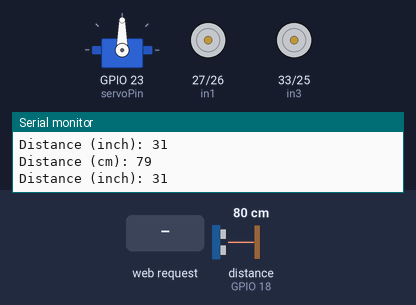
This sketch was run on a simulated ESP32. On the bench: servo, motor-driver pin pairs drawn as motors (green arrow = first pin HIGH = forward, orange = second pin HIGH = backward, longer = more drive), the last lines printed to the serial monitor. Wiring (inferred from the names in the program): ultrasonic range finder: trigger GPIO 5; echo GPIO 18. The test bench sets the inputs (shaded band); at power-on: distance to the obstacle (sensor on GPIO 18) 80 cm. The echo pulse lasts 58.3 µs per cm; WiFi joins after 1.5 s; servers stay silent unless stated.

Above: at 3.2 s.
3.3 s: HTTP request GET /servo_90 received
6.3 s: HTTP request GET /forward received
At 6.9 s:
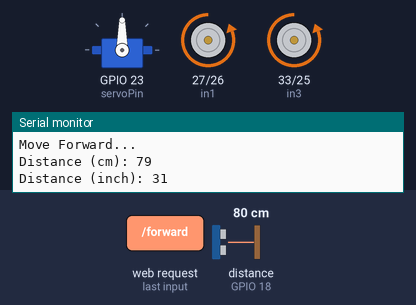
7.9 s: HTTP request GET /servo_0 received
10.9 s: HTTP request GET /backward received
At 12.5 s:
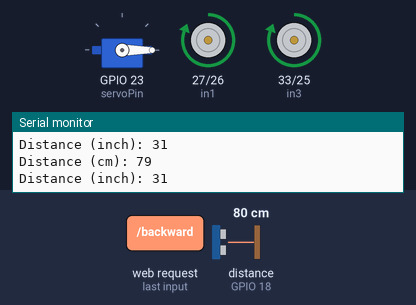
12.8 s: HTTP request GET /left received
At 14.0 s:
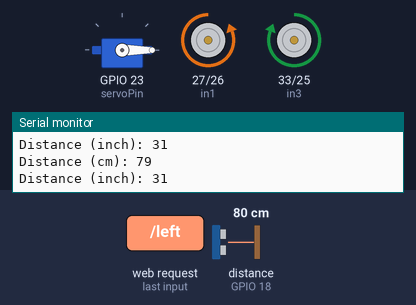
14.3 s: HTTP request GET /right received
At 14.8 s:
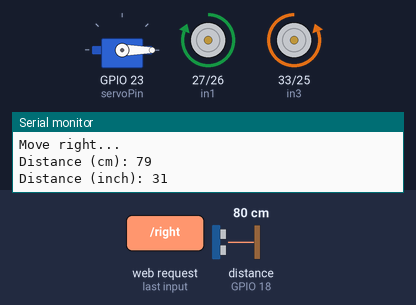
Timing chart, 0 to 16.8 s (numbered marks = the images above; inputs shaded):
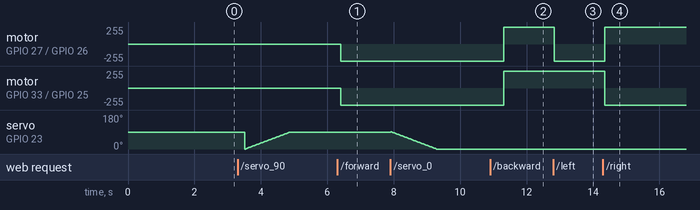

Measured:
- after the input at 6.3 s, motor on GPIO 27 (in1) / GPIO 26 (in2), motor on GPIO 33 (in3) / GPIO 25 (in4): stopped → backward 255/255 after 0.10 s
- after the input at 10.9 s, motor on GPIO 27 (in1) / GPIO 26 (in2), motor on GPIO 33 (in3) / GPIO 25 (in4): backward 255/255 → forward 255/255 after 0.42 s
- after the input at 12.8 s, motor on GPIO 27 (in1) / GPIO 26 (in2): forward 255/255 → backward 255/255 at once
- after the input at 14.3 s, motor on GPIO 27 (in1) / GPIO 26 (in2): backward 255/255 → forward 255/255 after 0.05 s; motor on GPIO 33 (in3) / GPIO 25 (in4): forward 255/255 → backward 255/255 after 0.05 s

The sketch:

ESP32_RcCar_with_ultrasonic_and_servo_control.ino
```cpp
#include <WiFi.h>
#include <WebServer.h>
#include <Wire.h>


#include <ESP32_Servo.h>

Servo myservo;  // create servo object to control a servo
// 16 servo objects can be created on the ESP32

int pos = 0;    // variable to store the servo position
// Recommended PWM GPIO pins on the ESP32 include 2,4,12-19,21-23,25-27,32-33
int servoPin = 23;


#define in1 27
#define in2 26
#define in3 33
#define in4 25


const int trigPin = 5;
const int echoPin = 18;

//define sound speed in cm/uS
#define SOUND_SPEED 0.034
#define CM_TO_INCH 0.393701

long duration;
int distanceCm;
int distanceInch;

int servo_0 = 0;
int servo_90 = 0;
int servo_180 = 0;
int Left = 0;
int Right = 0;
int Stop = 0;
int forward = 0;
int backwward = 0;


// WiFi settings
#define WIFI_MODE           1                     // 1 = AP mode, 2 = STA mode
#define SSID_AP             "Plant Leaf Detection"    // for AP mode
#define PASSWORD_AP         "12345678"            // for AP mode
#define SSID_STA            "Wifi Router Name"      // for STA mode
#define PASSWORD_STA        "Password"  // for STA mode

IPAddress local_ip(192, 168, 1, 1); //IP for AP mode
IPAddress gateway(192, 168, 1, 1); //IP for AP mode
IPAddress subnet(255, 255, 255, 0); //IP for AP mode
WebServer server(80);
int robot_mode = 0; // Robot Drive Mode initially 0 (Stop)

// initialize
void setup() {
  Serial.begin(115200);
  Serial.println("Plant Lead Detection");
  Wire.begin();
  pinMode(trigPin, OUTPUT); // Sets the trigPin as an Output
  pinMode(echoPin, INPUT); // Sets the echoPin as an Input
  pinMode(in1, OUTPUT);
  pinMode(in2, OUTPUT);
  pinMode(in3, OUTPUT);
  pinMode(in4, OUTPUT);

  myservo.attach(servoPin);


  robot_control(); // Stop Robot


  if (WIFI_MODE == 1) { // AP mode
    WiFi.softAP(SSID_AP, PASSWORD_AP);
    WiFi.softAPConfig(local_ip, gateway, subnet);
  } else { // STA mode
    WiFi.begin(SSID_STA, PASSWORD_STA);
    Serial.print("Connecting to WiFi...");
    while (WiFi.status() != WL_CONNECTED) {
      delay(100);
      Serial.print(".");
    }
    Serial.println("");
    Serial.print("Connected! IP: ");
    Serial.println(WiFi.localIP()); //the IP is needed for connection in STA mode
  }

  delay(2000);

  // setup web server to handle specific HTTP requests
  server.on("/", HTTP_GET, handle_OnConnect);
  server.on("/servo_0", HTTP_GET, handle_servo_0);
  server.on("/servo_90", HTTP_GET, handle_servo_90);
  server.on("/servo_180", HTTP_GET, handle_servo_180);

  server.on("/forward", HTTP_GET, handle_forward);
  server.on("/backward", HTTP_GET, handle_backward);
  server.on("/left", HTTP_GET, handle_left);
  server.on("/right", HTTP_GET, handle_right);
  server.on("/stop", HTTP_GET, handle_stop);
  server.onNotFound(handle_NotFound);

  //start server
  server.begin();
  Serial.println("ROBOT WEBSERVER STARTED");
}

// handle HTTP requests and control car
void loop() {
  server.handleClient();
  robot_control();
  ultra();
}

// HTTP request: on connect
void handle_OnConnect() {
  robot_mode = 0;
  Serial.println("Client connected");
  server.send(200, "text/html", SendHTML());
}

// HTTP request: stop car
void handle_stop() {
  robot_mode = 0;
  Serial.println("Stopped");
  server.send(200, "text/html", SendHTML());
}


// HTTP request: servo_0
void handle_servo_0() {
  robot_mode = 1;
  Serial.println("servo moves to 0");
  server.send(200, "text/html", SendHTML());
}


// HTTP request: servo_90
void handle_servo_90() {
  robot_mode = 2;
  Serial.println("Servo moves to 90");
  server.send(200, "text/html", SendHTML());
}


// HTTP request: vacume on
void handle_servo_180() {
  robot_mode = 3;
  Serial.println("Servo moves to 180");
  server.send(200, "text/html", SendHTML());
}
// HTTP request: turn forward
void handle_forward() {
  robot_mode = 4;
  Serial.println("Move Forward...");
  server.send(200, "text/html", SendHTML());
}


// HTTP request: turn Backward
void handle_backward() {
  robot_mode = 5;
  Serial.println("Move Backward...");
  server.send(200, "text/html", SendHTML());
}

// HTTP request: turn left
void handle_left() {
  robot_mode = 6;
  Serial.println("Move left...");
  server.send(200, "text/html", SendHTML());
}

// HTTP request: turn right
void handle_right() {
  robot_mode = 7;
  Serial.println("Move right...");
  server.send(200, "text/html", SendHTML());
}


// HTTP request: other
void handle_NotFound() {
  robot_mode = 9;
  Serial.println("Page error");
  server.send(404, "text/plain", "Not found");
}

// control car movement
void robot_control() {


  if (robot_mode == 4 && distanceCm < 30 )
  {
    Serial.println("RobotStop, obstacle detected");
    digitalWrite(in1, LOW);
    digitalWrite(in2, LOW);
    digitalWrite(in3, LOW);
    digitalWrite(in4, LOW);
    robot_mode = 0;
  }


  switch (robot_mode) {
      Serial.print("robot mode:"); Serial.println(robot_mode);
    case 0: // stop robot
      digitalWrite(in1, LOW);
      digitalWrite(in2, LOW);
      digitalWrite(in3, LOW);
      digitalWrite(in4, LOW);
      break;
    case 1: // servo_0
      for (pos <= 180; pos >= 0; pos -= 1) { // goes from 180 degrees to 0 degrees
        myservo.write(pos);              // tell servo to go to position in variable 'pos'
        delay(15);                       // waits 15ms for the servo to reach the position
      }
      break;
    case 2: //servo 90
      if (pos < 10)
      {
        for (pos = 0; pos <= 90; pos += 1) { // goes from 0 degrees to 180 degrees
          // in steps of 1 degree
          myservo.write(pos);              // tell servo to go to position in variable 'pos'
          delay(15);                       // waits 15ms for the servo to reach the position
        }
      }

      if (pos > 170)
      {
        for (pos = 180; pos >= 90; pos -= 1) { // goes from 180 degrees to 0 degrees
          myservo.write(pos);              // tell servo to go to position in variable 'pos'
          delay(15);                       // waits 15ms for the servo to reach the position
        }
      }
      break;

    case 3: // servo 180
      for (pos <= 90; pos <= 180; pos += 1) { // goes from 0 degrees to 180 degrees
        // in steps of 1 degree
        myservo.write(pos);              // tell servo to go to position in variable 'pos'
        delay(15);
      }
      break;
    case 4:
      if (distanceCm > 10 )
      {
        digitalWrite(in1, LOW);
        digitalWrite(in2, HIGH);
        digitalWrite(in3, LOW);
        digitalWrite(in4, HIGH);
      }
      break;
    case 5: // Robot move backward
      digitalWrite(in1, HIGH);
      digitalWrite(in2, LOW);
      digitalWrite(in3, HIGH);
      digitalWrite(in4, LOW);
      break;
    case 6: // Robot move left
      digitalWrite(in1, LOW);
      digitalWrite(in2, HIGH);
      digitalWrite(in3, HIGH);
      digitalWrite(in4, LOW);
      break;
    case 7: // Robot move right
      digitalWrite(in1, HIGH);
      digitalWrite(in2, LOW);
      digitalWrite(in3, LOW);
      digitalWrite(in4, HIGH);
      break;
  }
}

// output HTML web page for user
String SendHTML() {
  String html = "<!DOCTYPE html>\n";
  html += "<html>\n";
  html += "<head>\n";
  html += "<title>Robot</title>\n";
  html += "<meta name=\"viewport\" content=\"width=device-width, initial-scale=1\">\n";
  html += "</head>\n";
  html += "<body>\n";
  html += "<div align=\"center\">\n";
  html += "<h1 style=\"text-align: center;\"><u><strong>PLANT LEAF DETECTION ROBOT</strong> </u></h1>\n";
  html += "<h3 style=\"text-align: center;\">Developed by:</h3>";
  html += "<h3 style=\"text-align: center;\">K18ES19,K18ES23,K18ES41,KI8ES11</h3>";
  html += "<br>\n";
  html += "<form method=\"GET\">\n";
  html += "<input type=\"button\" value=\"Servo 0 Degree\" onclick=\"window.location.href='/servo_0'\">\n";
  html += "<br><br>\n";
  html += "<input type=\"button\" value=\"Servo 90 Degree\" onclick=\"window.location.href='/servo_90'\">\n";
  html += "<br><br>\n";
  html += "<input type=\"button\" value=\"Servo 180 Degree\" onclick=\"window.location.href='/servo_180'\">\n";
  html += "<br><br>\n";


  html += "<input type=\"button\" value=\"MOVE FORWARD\" onclick=\"window.location.href='/forward'\">\n";
  html += "<br><br>\n";
  html += "<input type=\"button\" value=\"MOVE BACKWARD\" onclick=\"window.location.href='/backward'\">\n";
  html += "<br><br>\n";

  html += "<input type=\"button\" value=\"MOVE LEFT\" onclick=\"window.location.href='/left'\">\n";
  html += "<br><br>\n";
  html += "<input type=\"button\" value=\"MOVE RIGHT\" onclick=\"window.location.href='/right'\">\n";
  html += "<br><br>\n";
  html += "<input type=\"button\" value=\"STOP\" onclick=\"window.location.href='/stop'\">\n";
  html += "</form>\n";
  html += "</div>\n";
  html += "</body>\n";
  html += "</html>\n";
  return html;
}

void ultra()
{
  // Clears the trigPin
  digitalWrite(trigPin, LOW);
  delayMicroseconds(2);
  // Sets the trigPin on HIGH state for 10 micro seconds
  digitalWrite(trigPin, HIGH);
  delayMicroseconds(10);
  digitalWrite(trigPin, LOW);

  // Reads the echoPin, returns the sound wave travel time in microseconds
  duration = pulseIn(echoPin, HIGH);

  // Calculate the distance
  distanceCm = duration * SOUND_SPEED / 2;

  // Convert to inches
  distanceInch = distanceCm * CM_TO_INCH;

  // Prints the distance in the Serial Monitor
  Serial.print("Distance (cm): ");
  Serial.println(distanceCm);
  Serial.print("Distance (inch): ");
  Serial.println(distanceInch);

  delay(500);
}
```
